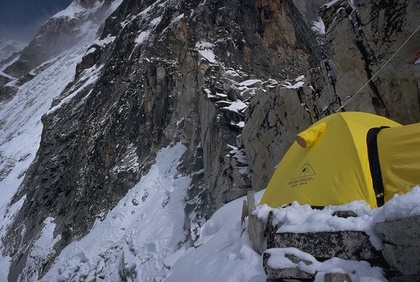
%> input picture 2024_Fall/CSC_577/hw1/tent.jpg, 420 x 282 px, shrunk from 728 x 489 before the run
$ octave --eval "result = hw1('tent.jpg');"   (GNU Octave 9; MATLAB toolbox functions it lacks are replaced by stand-ins)
%> lines starting %> are read from the running program, lines starting %| are printed output that depends on the picture
function [num_questions] = hw1(infile)
%> called with infile = 'tent.jpg'
% This function reads in an image, preprocesses them as arrays, and outputs
% several images within the active directory. Additional text is printed
% for some internal calculations that were required. Most of the syntax is
% focused on manipulating image arrays, but the final two questions are
% related to PCA analysis.
% Input arg is a string path to the tent figure, and the function returns
% the total number of questions that were answered.

close all;
clc;
num_questions = 0;

% Create an output dir to save the images
if ~exist('output', 'dir')
    mkdir('output');
end


%% Q1 - Q7
figure;
tent = imread(infile);
%> tent is the input picture: size 282x420x3 uint8; mean R, G, B 86.8, 87.9, 89.3
imshow(tent);
imwrite(tent, "output/out.jpg");
num_questions = num_questions + 7;

%% Q8
fprintf("Question 8: Basic Image Data Structures\n")
disp(whos);
disp(whos("tent"));
[num_rows, num_cols, num_channels] = size(tent);
%> num_rows = 282; num_cols = 420; num_channels = 3
fprintf("The tent image has %d rows, %d columns, and %d channels.\n",num_rows, num_cols, num_channels);
%| The tent image has 282 rows, 420 columns, and 3 channels.

% min max across channels
rmin = min(tent(:, :, 1),[],"all");
%> rmin = 0
gmin = min(tent(:, :, 2),[],"all");
%> gmin = 0
bmin = min(tent(:, :, 3),[],"all");
%> bmin = 0
omin = min(tent(:));
%> omin = 0

rmax = max(tent(:, :, 1),[],"all");
%> rmax = 251
gmax = max(tent(:, :, 2),[],"all");
%> gmax = 249
bmax = max(tent(:, :, 3),[],"all");
%> bmax = 250
omax = max(tent(:));
%> omax = 251

red_stats = [rmin; rmax];
%> red_stats = [0; 251]
grn_stats = [gmin; gmax];
%> grn_stats = [0; 249]
blu_stats = [bmin; bmax];
%> blu_stats = [0; 250]
ovr_stats = [omin; omax];
%> ovr_stats = [0; 251]

T = table(red_stats, grn_stats, blu_stats, ovr_stats, ...
    RowNames={'Min','Max'}, VariableNames={'Red','Green','Blue','Overall'});
%> T = 2 items; red_stats, grn_stats, blu_stats and ovr_stats: 0 0 0 0, 251 249 250 251
fprintf("Min-Max across channels\n")
disp(T);


bw_tent = rgb2gray(tent);
fprintf("B & W image dimensions are %d rows and %d columns.\n\n\n",size(bw_tent));
%| B & W image dimensions are 282 rows and 420 columns.
f1 = figure;
imshow(bw_tent);
imwrite(bw_tent, "output/bw_tent.jpg");

num_questions = num_questions + 1;

%% Q9
figure;
f2 = tiledlayout(2,2,'TileSpacing','Compact','Padding','Compact');

nexttile;
imshow(tent(:, :, 1));
title('Red');

nexttile;
imshow(tent(:, :, 2));
title('Green');

nexttile;
imshow(tent(:, :, 3));
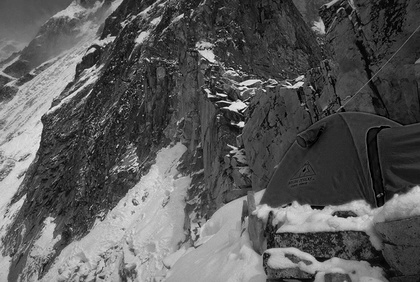
%> displayed picture: size 282x420, on the screen's scale of 0 to 255; min 0, max 250, mean 89.3
title('Blue');

set(gca, 'LooseInset', get(gca, 'TightInset')); % Minimize whitespace
exportgraphics(f2, 'output/tent_rgb_channels.png', 'Resolution', 200);

flip_chans = tent;

flip_chans(:, :, 1) = tent(:,:,2);
flip_chans(:, :, 2) = tent(:,:,3);
flip_chans(:, :, 3) = tent(:,:,1);
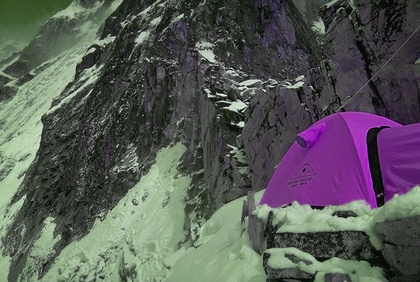
%> flip_chans: size 282x420x3 uint8; mean R, G, B 87.9, 89.3, 86.8
figure;
imshow(flip_chans);
imwrite(flip_chans, "output/tent_flip_ch.png");

num_questions = num_questions + 1;

%% Q10
doub_bw_tent = double(bw_tent) / 255;
[nRows, nCols] = size(doub_bw_tent);
%> nRows = 282; nCols = 420

for row = 5:5:nRows
    for col = 5:5:nCols
        doub_bw_tent(row, col) = 1;
    end
end
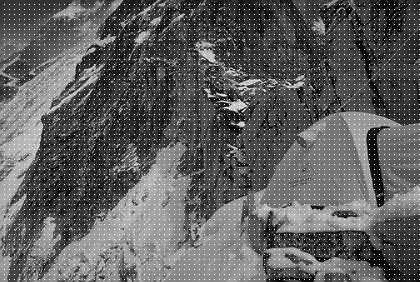
%> doub_bw_tent: size 282x420 double; min 0, max 1, mean 0.37

f5 = figure;

subplot(1,2,1);
imagesc(doub_bw_tent);
title('imagesc()');
pbaspect([1 1 1]);

subplot(1,2,2);
imshow(doub_bw_tent);
title('imshow()');

set(gca, 'LooseInset', get(gca, 'TightInset'));
exportgraphics(f5, 'output/tent_checker_bw_for_loop.png', 'Resolution', 200);

num_questions = num_questions + 1;

%% Q11

redCh = reshape(tent(:, :, 1),[],1);
grnCh = reshape(tent(:, :, 2),[],1);
bluCh = reshape(tent(:, :, 3),[],1);

figure;
f6 = tiledlayout(2,2,'TileSpacing','Compact','Padding','Compact');

nexttile;
histogram(redCh, 20, 'FaceColor', 'r');
title('Red');

nexttile;
histogram(grnCh, 20, 'FaceColor', 'g');
title('Green');

nexttile;
histogram(bluCh, 20, 'FaceColor', 'b');
title('Blue');
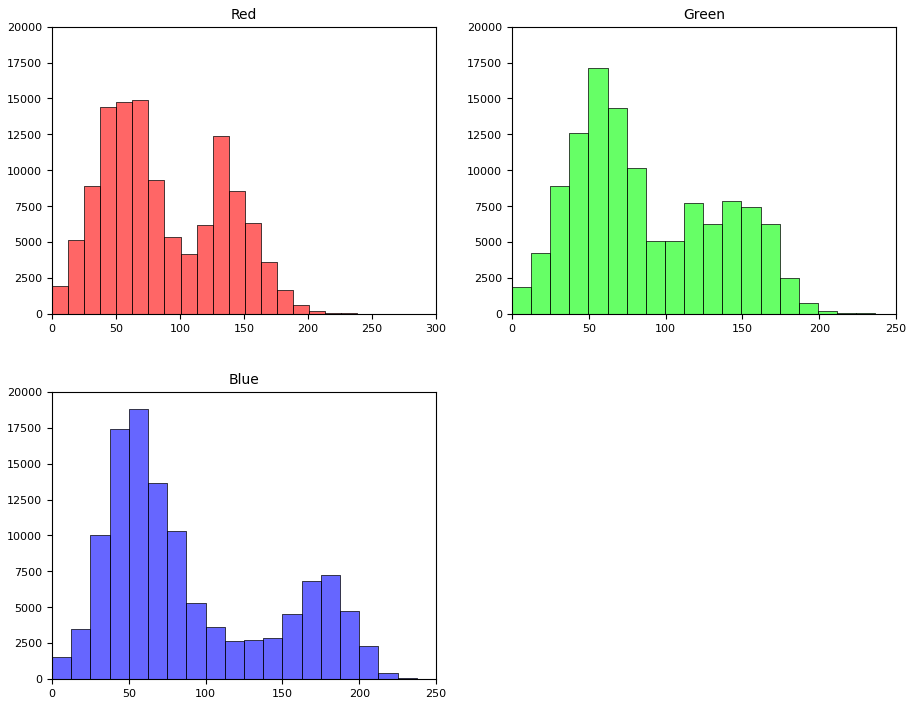
%> figure redrawn from the program's plot data, 3 panels; panel 1: tallest bar 14923 high, from x = 62.75 to 75.3; panel 2: tallest bar 17149 high, from x = 49.8 to 62.25; panel 3: tallest bar 18823 high, from x = 50 to 62.5

exportgraphics(f6, 'output/tent_rgb_hist.png', 'Resolution', 200);

num_questions = num_questions + 1;

%% Q12

f7 = figure;
x_pi = linspace(-pi,pi,100);
plot(x_pi,sin(x_pi), Color='r');
hold on;
plot(x_pi,cos(x_pi), Color='g');
legend("sin","cos");
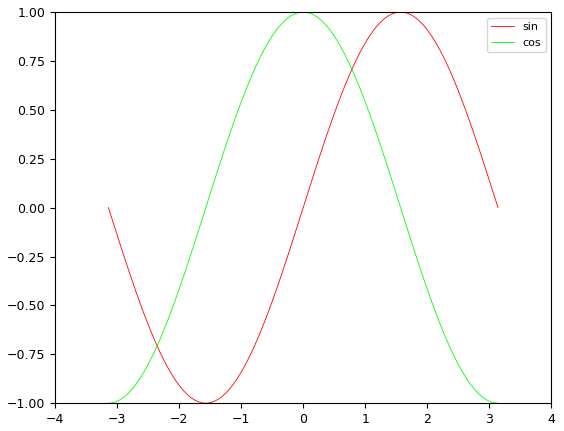
%> figure redrawn from the program's plot data; curve peaks at x = 1.55, y = 1; curve peaks at x = -0.0317, y = 0.999
hold off;

exportgraphics(f7, 'output/trig_waves.png', 'Resolution', 200);

num_questions = num_questions + 1;

%% Q13
% Define the matrix A
A = [3 4 1; 2 -1 2; 1 1 -1];

% Define the vector B
B = [9; 8; 0];

% Solve for X using the inverse of A
X1 = inv(A) * B;
X2 = linsolve(A,B);

% Display the solution
fprintf("Question 13: Playing with linear algebra\n")
fprintf("Inverse:  x = %.4f, y = %.4f, z = %.4f\n", X1(1), X1(2), X1(3));
fprintf("Linsolve: x = %.4f, y = %.4f, z = %.4f\n", X2(1), X2(2), X2(3));

val1 = (2*X1(1)) - (1*X1(2)) + (2*X1(3));
val2 = (2*X2(1)) - (1*X2(2)) + (2*X2(3));
if val1 == 8
    fprintf("Valid inversion.\n");
end

if (val1 - val2) == 0
    fprintf("Equal results.\n\n\n");
end

num_questions = num_questions + 1;

%% Q14
% Define the matrix A
A = [3.0 4.0 1.0;
     3.1 2.9 0.9;
     2.0 -1.0 2.0;
     2.1 -1.1 2.0;
     1.0 1.0 -1.0;
     1.1 1.0 -0.9];

% Define the vector b
b = [9; 9; 8; 8; 0; 0];

% Compute the Moore-Penrose inverse
X = inv(A' * A) * A' * b;

% Display the solution using fprintf
fprintf("Question 14: Playing with linear algebra II\n")
fprintf("Moore-Penrose Inverse: x = %.4f, y = %.4f, z = %.4f\n", X(1), X(2), X(3));

% Calculate the error vector
error_vector = A * X - b;

% Calculate the magnitude of the error vector
error_magnitude = norm(error_vector);

% Display the magnitude of the error vector
fprintf("Magnitude of the error vector = %.4f\n\n\n", error_magnitude);

num_questions = num_questions + 1;

%% Q15
% Step 1: Create a random 4x4 matrix R
R = rand(4, 4);
fprintf("Question 15: Playing with linear algebra III\n")
fprintf("The input matrix R is:\n");
disp(R);

% Step 2: Create a symmetric matrix A
A = R * R';

% Step 3: Compute eigenvectors and eigenvalues of A
[V, D] = eig(A);

% Step 4: Select one eigenvector (let's choose the first one) and its corresponding eigenvalue
v = V(:, 1); % First eigenvector
k = D(1, 1); % Corresponding eigenvalue

% Step 5: Verify the eigenvector equation Av = kv
Av = A * v;      % Compute A*v
kv = k * v;      % Compute k*v
Av_over_v = Av ./ v; % Element-wise division of Av by v

% Step 6: Display the results
fprintf("The matrix A*v./v is:\n");
disp(Av_over_v);

% Additionally, you can print out the eigenvalue to verify consistency
fprintf("The eigenvalue k is: %.4f\n\n\n", k);

num_questions = num_questions + 1;

%% Q16
doub_bw_tent = double(bw_tent) / 255;
[nRows, nCols] = size(doub_bw_tent);

doub_bw_tent(5:5:nRows, 5:5:nCols) = 0;
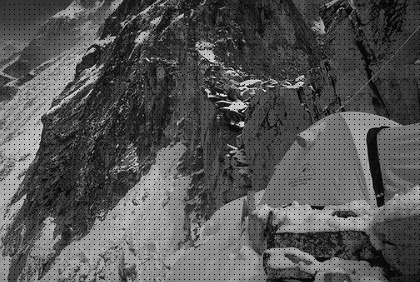
%> doub_bw_tent: size 282x420 double; min 0, max 0.98, mean 0.33

f8 = figure;

subplot(1,2,1);
imagesc(doub_bw_tent);
title('imagesc()');
pbaspect([1 1 1]);

subplot(1,2,2);
imshow(doub_bw_tent);
title('imshow()');

set(gca, 'LooseInset', get(gca, 'TightInset'));
exportgraphics(f8, 'output/tent_checker_bw_vectorized.png', 'Resolution', 200);

doub_bw_tent = double(bw_tent) / 255;
mask = find(doub_bw_tent>0.5);
%> mask = 28890 values from 70 to 118370
doub_bw_tent(mask) = 0;
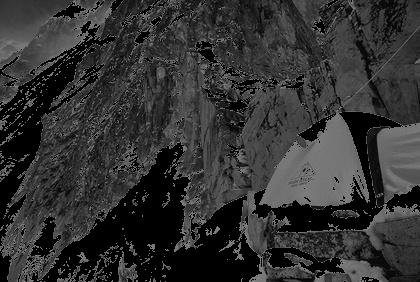
%> doub_bw_tent: size 282x420 double; min 0, max 0.498, mean 0.196

f9 = figure;
imshow(doub_bw_tent);
title('Mask Pixels >0.5');
set(gca, 'LooseInset', get(gca, 'TightInset'));
exportgraphics(f9, 'output/tent_bw_0.5_mask.png', 'Resolution', 200);

num_questions = num_questions + 1;

%% Q17
%> (the run ends here)
